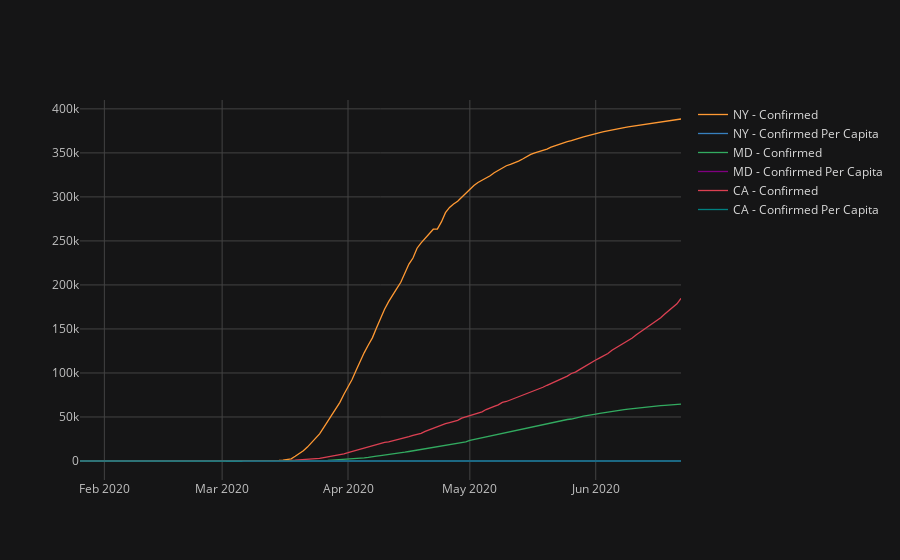

The code cell stored with this chart in its notebook:
### Markdown cell above
### Plot selected states and columns

### Code cell
### Define states and columns to plot
plot_states = ['NY','MD','CA']
plot_cols = ['Confirmed']


## Make empty list for states to concat
concat_dfs = []

# Grab each state's df
for state in plot_states:
    dfs = STATES[state]
    
    ## for each plot_cols, find all columns that contain that col name
    for plot_col in plot_cols:
        concat_dfs.append(dfs[[col for col in dfs.columns if plot_col in col]])

        
## Concatenate final dfs
plot_df = pd.concat(concat_dfs,axis=1)#[STATES[s] for s in plot_states],axis=1).iplot()

## Plot concatenated dfs
pfig = plot_df.iplot(theme='solar',asFigure=True)
pfig

### Figure 1 — Plotly figure (JSON) as saved in the notebook; plotly's stock layout.template omitted (floating-point values rounded to 4 significant figures; data arrays with more than 128 entries replaced by an {"elided": "..."} marker saying what was removed)
{"data": [{"line": {"color": "rgba(255, 153, 51, 1.0)", "dash": "solid", "shape": "linear", "width": 1.3}, "mode": "lines", "name": "NY - Confirmed", "text": "", "type": "scatter", "x": {"elided": "149 str values"}, "y": {"elided": "149 mixed values"}}, {"line": {"color": "rgba(55, 128, 191, 1.0)", "dash": "solid", "shape": "linear", "width": 1.3}, "mode": "lines", "name": "NY - Confirmed Per Capita", "text": "", "type": "scatter", "x": {"elided": "149 str values"}, "y": {"elided": "149 mixed values"}}, {"line": {"color": "rgba(50, 171, 96, 1.0)", "dash": "solid", "shape": "linear", "width": 1.3}, "mode": "lines", "name": "MD - Confirmed", "text": "", "type": "scatter", "x": {"elided": "149 str values"}, "y": {"elided": "149 mixed values"}}, {"line": {"color": "rgba(128, 0, 128, 1.0)", "dash": "solid", "shape": "linear", "width": 1.3}, "mode": "lines", "name": "MD - Confirmed Per Capita", "text": "", "type": "scatter", "x": {"elided": "149 str values"}, "y": {"elided": "149 mixed values"}}, {"line": {"color": "rgba(219, 64, 82, 1.0)", "dash": "solid", "shape": "linear", "width": 1.3}, "mode": "lines", "name": "CA - Confirmed", "text": "", "type": "scatter", "x": {"elided": "149 str values"}, "y": {"elided": "149 int values"}}, {"line": {"color": "rgba(0, 128, 128, 1.0)", "dash": "solid", "shape": "linear", "width": 1.3}, "mode": "lines", "name": "CA - Confirmed Per Capita", "text": "", "type": "scatter", "x": {"elided": "149 str values"}, "y": {"elided": "149 float values"}}], "layout": {"legend": {"bgcolor": "#151516", "font": {"color": "#D9D9D9"}}, "paper_bgcolor": "#151516", "plot_bgcolor": "#151516", "title": {"font": {"color": "#D9D9D9"}}, "xaxis": {"gridcolor": "#434343", "showgrid": true, "tickfont": {"color": "#C2C2C2"}, "title": {"font": {"color": "#D9D9D9"}, "text": ""}, "zerolinecolor": "#666570"}, "yaxis": {"gridcolor": "#434343", "showgrid": true, "tickfont": {"color": "#C2C2C2"}, "title": {"font": {"color": "#D9D9D9"}, "text": ""}, "zerolinecolor": "#666570"}}}
